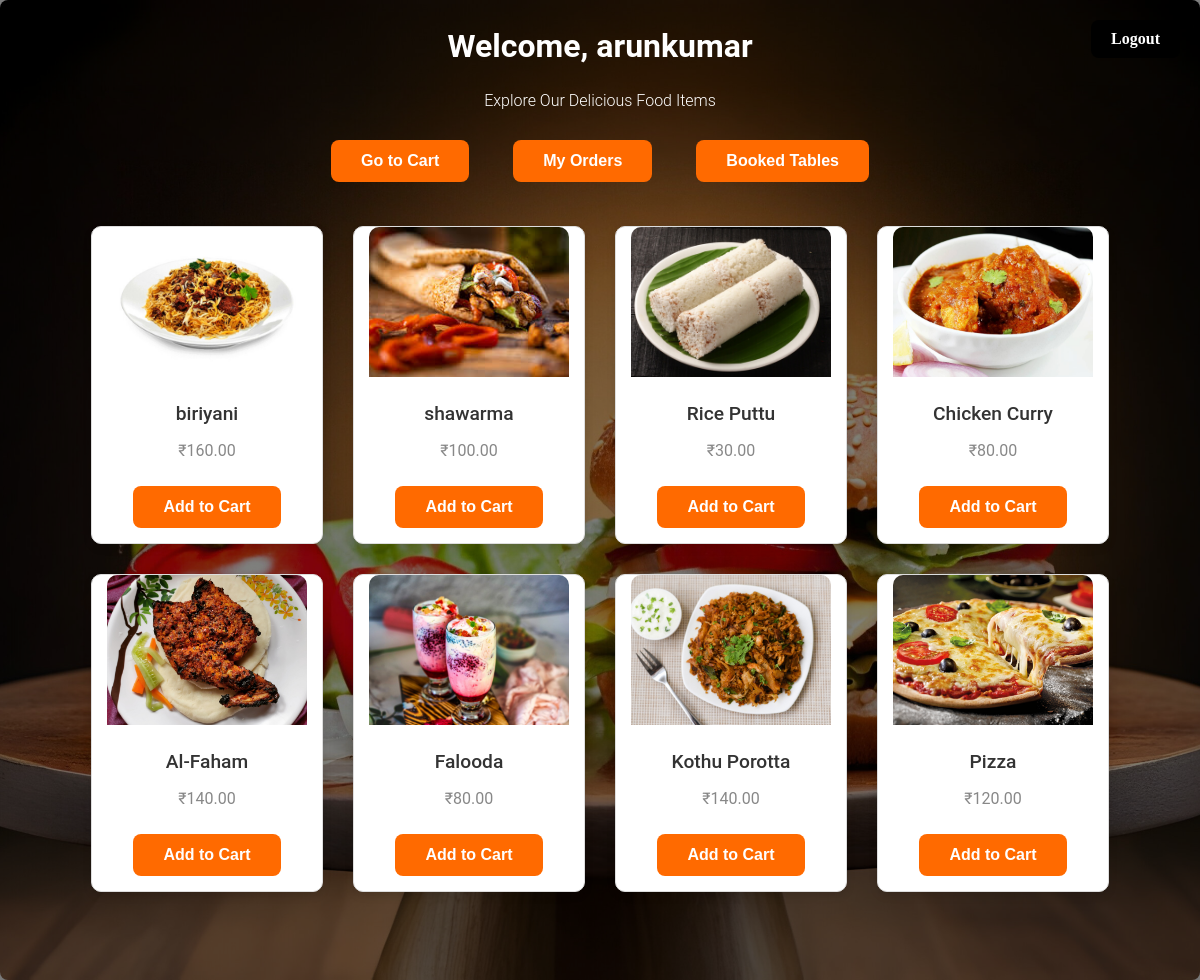
The page /home/ (signed in) on the database its author committed.
### foodapp/models.py (models this page shows, shortened)
class FoodItem(models.Model):
    name = models.CharField(max_length=30, unique=True)
    description = models.TextField()
    price = models.DecimalField(max_digits=10, decimal_places=2)
    category = models.CharField(max_length=50)
    image = models.ImageField(upload_to='food_images', default='default_image.jpg')

### foodapp/views.py (the view)
# urls.py: path('home/', views.home, name='home'),
@login_required
def home(request):
    user = request.user
    dict1 = {
        "item": FoodItem.objects.all(),
        "user": user
    }
    return render(request, 'home.html', dict1)

### TEMPLATES/home.html (shortened to what this page needs)
<a href="{% url 'login' %}" class="logout-btn">Logout</a>
<div class="content1">
    <div class="overlay">
        <div style="text-align: center; margin: 20px 0; font-family: 'Roboto', sans-serif;">
            <h2 style="color: #ffffff; font-size: 2rem; font-weight: bold;">Welcome, {{ user.username }}</h2>
            <h3 style="color: #ffffff; font-size: 1rem; font-weight: 300;">Explore Our Delicious Food Items</h3>
        </div>
        <div class="button-group" style="text-align: center; margin-top: 30px;">
            <a href="{% url 'cart' %}" class="btn">Go to Cart</a>
            <a href="{% url 'my_orders' %}" class="btn">My Orders</a>
            <a href="{% url 'bookedtables' %}" class="btn">Booked Tables</a>
        </div>
        <div style="display: flex; flex-wrap: wrap; justify-content: center; gap: 30px; padding: 40px;">
            {% for food_item in item %}
            <div class="food-item">
                <img src="{{ food_item.image.url }}" alt="{{ food_item.name }}" style="width: 200px; height: 150px; object-fit: cover; border-radius: 10px 10px 0 0;">
                <div style="padding: 15px;">
                    <p style="font-size: 1.2rem; font-weight: 500; margin: 10px 0; color: #333;">{{ food_item.name }}</p>
                    <p style="font-size: 1rem; color: #888;">₹{{ food_item.price }}</p>
                    <a href="{% url 'add_to_cart' food_item.id %}" class="btn" style="margin-top: 10px;">Add to Cart</a>
                </div>
            </div>
            {% endfor %}
        </div>
    </div>
</div>

### TEMPLATES/home.html (style rules this page uses)
.overlay { position: absolute; top: 0; left: 0; width: 100%; height: 100%; background: rgba(0, 0, 0, 0.5); }
.content1 { width: 100%; height: 60rem; max-width: 1600px; padding-top: 20px; background: #fff; border-radius: 8px; box-shadow: 0 2px 5px rgba(0, 0, 0, 0.1); z-index: 1; background-image: url('../static/images/bg.jpg'); background-size: cover; background-position: center; position: relative; top: -20px; }
.btn { display: inline-block; background-color: #ff6a00; color: #fff; padding: 12px 30px; border-radius: 8px; text-decoration: none; font-size: 1rem; font-weight: bold; font-family: Arial, Helvetica, sans-serif; transition: transform 0.3s ease, background-color 0.3s ease, box-shadow 0.3s ease; position: relative; overflow: hidden; }
.btn::after { content: ''; position: absolute; top: 50%; left: 50%; width: 0; height: 0; background: rgba(255, 255, 255, 0.5); border-radius: 50%; transform: translate(-50%, -50%); opacity: 0; transition: width 0.4s ease, height 0.4s ease, opacity 0.4s ease; }
div.food-item { background-color: #fff; border: 1px solid #ddd; border-radius: 10px; box-shadow: 0 4px 8px rgba(0, 0, 0, 0.1); width: 230px; text-align: center; font-family: 'Roboto', sans-serif; transition: transform 0.3s, box-shadow 0.3s; }
.logout-btn { position: fixed; top: 20px; right: 20px; background-color: #000000; color: #fff; padding: 10px 20px; border-radius: 8px; text-decoration: none; font-size: 1rem; font-weight: bold; z-index: 1000; transition: transform 0.3s ease, background-color 0.3s ease, box-shadow 0.3s ease; }
.button-group a { margin: 0 20px; }

### rows shown on the page
FoodItem: image (picture), name "biriyani", price "160.00"
FoodItem: image (picture), name "shawarma", price "100.00"
FoodItem: image (picture), name "Rice Puttu", price "30.00"
FoodItem: image (picture), name "Chicken Curry", price "80.00"
FoodItem: image (picture), name "Al-Faham", price "140.00"
FoodItem: image (picture), name "Falooda", price "80.00"
FoodItem: image (picture), name "Kothu Porotta", price "140.00"
FoodItem: image (picture), name "Pizza", price "120.00"

### other values the page prints
{{ user.username }} "arunkumar"
